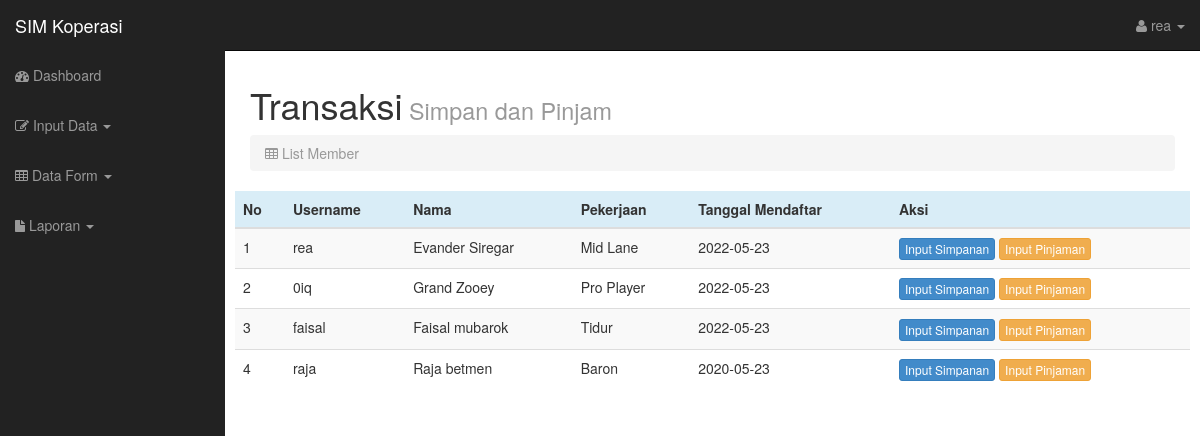
Screenshot of /indexadmin.php?page=simpanan (signed in) with the database file from the repository.
### tables this page shows
CREATE TABLE `anggota` (
  `id` int(11) NOT NULL,
  `username` varchar(255) NOT NULL,
  `nama` varchar(255) NOT NULL,
  `nik` bigint(16) NOT NULL,
  `tgl_lahir` date NOT NULL,
  `jenis_kelamin` varchar(9) NOT NULL,
  `pekerjaan` varchar(16) NOT NULL,
  `alamat` text NOT NULL,
  `email` text NOT NULL,
  `no_hp` char(20) NOT NULL,
  `entry` varchar(50) NOT NULL,
  `waktu` date NOT NULL
);

### simpanan.php (the view, shortened to what this page needs)
<html>
    <body>
    <div class="col-lg-12">
        <h1>Transaksi<small> Simpan dan Pinjam</small></h1>
        <ol class="breadcrumb">
            <li class="active"><i class="fa fa-table"></i> List  Member</li>
        </ol>
    </div>
    <div class="col-12 mt-3">
        <?php
        include('config.php');
            $result = mysqli_query($conn, 'SELECT * FROM anggota ');
            if ($result->num_rows) {
                ?>
        <table class="table table-striped   table-hover  ">
            <thead class="">
                <tr class="info">
                    <th>No</th>
                    <th>Username</th>
                    <th>Nama</th>
                    <th>Pekerjaan</th>
                    <th>Tanggal Mendaftar</th>
                    <th>Aksi</th>
                </tr>
            </thead>
            <tbody>
                <?php
                    $i = 1;
                while ($item = $result->fetch_object()) {
                    ?>
                <tr>
                    <td>
                        <?= $i; ?>
                    </td>
                    <td>
                        <?= $item->username; ?>
                    </td>
                    <td>
                        <?= $item->nama; ?>
                    </td>
                    <td>
                        <?= $item->pekerjaan; ?>
                    </td>
                    <td>
                        <?= $item->waktu; ?>
                    </td>
                    <td>
                        <a class="btn btn-primary btn-xs" href="indexadmin.php?page=forminputsimpanan&xd=lihat&username=<?= $item->username?> ">Input Simpanan</a> <a
                            class="btn btn-warning btn-xs" href="indexadmin.php?page=forminputpinjaman&xd=lihat&username=<?= $item->username?>">Input Pinjaman</a>
    </div>
    <?php
                        $i++;
                }
                ?>
    <?php
            } else
                echo 'Datanya tidak ada';
            ?>
    </body>
</html>

### css/sb-admin.css (style rules this page uses)
body { margin-top: 50px; }

### rows the page displays
anggota: username "rea", nama "Evander Siregar", pekerjaan "Mid Lane", waktu "2022-05-23"
anggota: username "0iq", nama "Grand Zooey", pekerjaan "Pro Player", waktu "2022-05-23"
anggota: username "faisal", nama "Faisal mubarok", pekerjaan "Tidur", waktu "2022-05-23"
anggota: username "raja", nama "Raja betmen", pekerjaan "Baron", waktu "2020-05-23"

### other values shown
$_SESSION['username'] "rea"
